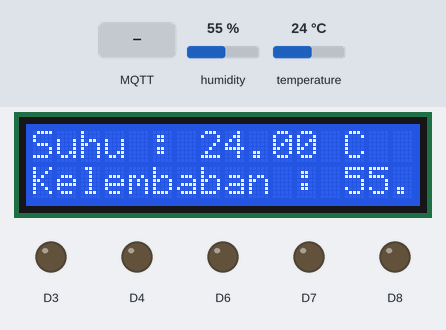
Bench run of a sketch on a simulated ESP8266 (NodeMCU). Shown: 16×2 character LCD, output pins drawn as LEDs (lit = HIGH). The test bench sets the inputs (shaded band); at power-on: temperature 24 °C, humidity 55 %. WiFi joins after 1.5 s; servers stay silent unless stated; no MQTT or app messages arrive unless stated; what the sketch prints to the serial monitor is not drawn.

Above: at 2.3 s.
2.4 s: MQTT message "D3=1" arrives on the first subscribed topic
At 3.9 s:
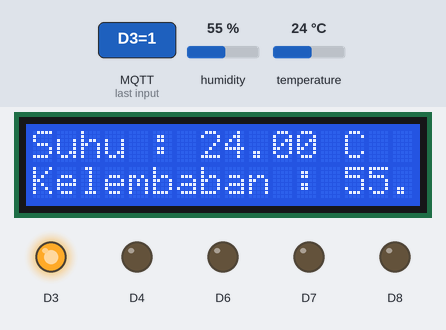
4.2 s: temperature set to 12 °C
At 6.3 s:
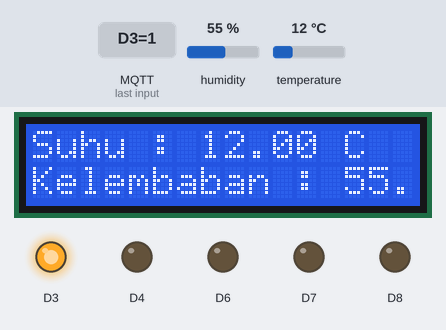
7.5 s: humidity set to 22 %
At 9.3 s:
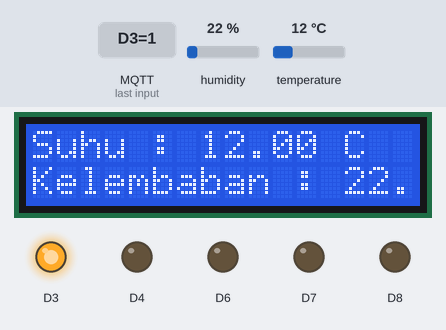
9.6 s: temperature set to 19 °C
At 11.4 s:
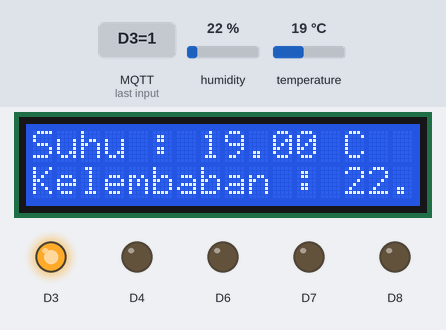
13.8 s: humidity set to 40 %
At 15.5 s:
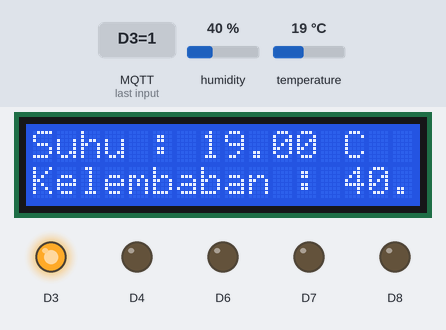
Timing chart, 0 to 17.0 s (numbered marks = the images above; inputs shaded):
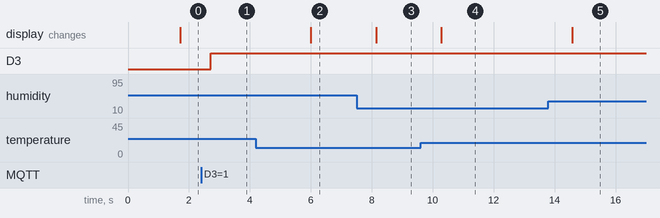

Measured:
- after the input at 2.4 s, D3: LOW → HIGH after 0.31 s
- after the input at 4.2 s, the display: changes after 1.8 s (image 2)
- after the input at 7.5 s, the display: changes after 0.64 s (image 3)
- after the input at 9.6 s, the display: changes after 0.69 s (image 4)
- after the input at 13.8 s, the display: changes after 0.78 s (image 5)

The sketch:

UjianPraktekIOT_RomiIrfanSyah.ino
```cpp
#include <EEPROM.h>
#include <ESP8266WiFi.h>
#include <PubSubClient.h>
#include <Wire.h>
// #include <Adafruit_INA219.h>
#include <stdlib.h>
#include <Wire.h>
#include <LiquidCrystal_I2C.h>
#include "DHT.h"
#define DHTPIN D5
#define DHTTYPE DHT11

DHT dht(DHTPIN, DHTTYPE);
LiquidCrystal_I2C lcd(0x27, 16, 2);

// Connect to the WiFi
const char* ssid = "IOT";
const char* password = "12345678";
const char* mqtt_server = "riset.revolusi-it.com";
const char* user_mqtt="usm";
const char* pass_mqtt="rahasia234";

// const char* mqtt_server = "riset.revolusi-it.com";
const char* topik = "iot/G.231.20.0081";

int stat_D0,stat_D1,stat_D2,stat_D3,stat_D4,stat_D5,stat_D6,stat_D7,stat_D8;

WiFiClient espClient;
PubSubClient client(espClient);
String messages;
String messages2;

void callback(char* topic, byte* payload, unsigned int length) {

 Serial.print("Pesan dari MQTT [");
 Serial.print(topic);
 Serial.print("] ");
 messages="";
 for (int i=0;i<length;i++) { // susun jadi string saja...
  char receivedChar = (char)payload[i];
  messages=messages+(char)payload[i]; // ambil pesannya masukkan dalam string
  }
  // set isi variabel lampu;
  if(messages=="D0=1") { stat_D0=1; }
  if(messages=="D0=0") { stat_D0=0; }
  if(messages=="D1=1") { stat_D1=1; }
  if(messages=="D1=0") { stat_D1=0; }
  if(messages=="D2=1") { stat_D2=1; }
  if(messages=="D2=0") { stat_D2=0; }
  if(messages=="D3=1") { stat_D3=1; }
  if(messages=="D3=0") { stat_D3=0; }
  if(messages=="D4=1") { stat_D4=1; }
  if(messages=="D4=0") { stat_D4=0; }
  if(messages=="D5=1") { stat_D5=1; }
  if(messages=="D5=0") { stat_D5=0; }
  if(messages=="D6=1") { stat_D6=1; }
  if(messages=="D6=0") { stat_D6=0; }
  if(messages=="D7=1") { stat_D7=1; }
  if(messages=="D7=0") { stat_D7=0; }
  if(messages=="D8=1") { stat_D8=1; }
  if(messages=="D8=0") { stat_D8=0; }
  Serial.println(messages);
}


void reconnect() {
 // Loop until we're reconnected
 while (!client.connected()) {
 Serial.print("Menghubungkan diri ke MQTT Server : "+(String)mqtt_server);
 // Attempt to connect
 if (client.connect("G.231.20.0081-Romi",user_mqtt,pass_mqtt)) {
  Serial.println("connected");
  // ... and subscribe to topic
  client.subscribe(topik);
 } else {
  Serial.print("failed, rc=");
  Serial.print(client.state());
  Serial.println(" coba lagi dalam 5 detik...");
  // Wait 5 seconds before retrying
  delay(5000);
  }
 }
}


void cek_suhu_print_lcd()
{

  float h = dht.readHumidity();
  float t = dht.readTemperature();
  lcd.setCursor(0, 0);
  lcd.print("Suhu : " + String(t) + " C");
  lcd.setCursor(0, 1);
  lcd.print("Kelembaban : " + String(h));
  Serial.print("Suhu : " + String(t) + " C");
}

String cek_suhu()
{
  float h = dht.readHumidity();
  float t = dht.readTemperature();
  lcd.setCursor(0, 0);
  lcd.print("Suhu : " + String(t) + " C");
  lcd.setCursor(0, 1);
  lcd.print("Kelembaban:" + String(h));
  return String(t)+","+String(h);
}

void eksekusi_pin()
{
// gunakan variabel global stat_D0 s/d stat_D8
digitalWrite(D0,stat_D0);
digitalWrite(D1,stat_D1);
digitalWrite(D2,stat_D2);
digitalWrite(D3,stat_D3);
digitalWrite(D4,stat_D4);
digitalWrite(D5,stat_D5);
digitalWrite(D6,stat_D6);
digitalWrite(D7,stat_D7);
digitalWrite(D8,stat_D8);
}

String jsonStatus()
{
  String messagesStatus;
  messagesStatus=  "{D0:"+(String)stat_D0+
                   ",D1:"+(String)stat_D1+
                   ",D2:"+(String)stat_D2+
                   ",D3:"+(String)stat_D3+
                   ",D4:"+(String)stat_D4+
                   ",D5:"+(String)stat_D5+
                   ",D6:"+(String)stat_D6+
                   ",D7:"+(String)stat_D7+
                   ",D8:"+(String)stat_D8+
                   "}";

  return messagesStatus;
}

void konek_wifi()
{
WiFi.begin(ssid, password);
  while (WiFi.status() != WL_CONNECTED) {
    delay(500);
    Serial.print(".");
  }
  Serial.println("");
  Serial.println("WiFi connected");
}

 // ------------------------------- begin --------------------------------------- //
void setup()
{
 Serial.begin(9600);

 client.setServer(mqtt_server, 1883);
 client.setCallback(callback);
 // setting pin nya
 pinMode(D3, OUTPUT); pinMode(D4, OUTPUT); pinMode(D5, OUTPUT);  pinMode(D6, OUTPUT); pinMode(D7, OUTPUT);  pinMode(D8, OUTPUT);

Wire.begin();  // aktivasi D1, D2 sebagai i2c
  lcd.begin(16, 2);

  lcd.backlight();
  dht.begin();
}

void loop()
{

 if(WiFi.status() != WL_CONNECTED) { konek_wifi(); } // jika tidak konek wifi maka di reconnect
 if (!client.connected()) { reconnect(); } // reconnect apabila belum konek

 client.loop();
 eksekusi_pin();
 messages2=cek_suhu();
 cek_suhu_print_lcd();
 // Serial.println(messages2);
 // perhatikan cara ngirim variabel string lewat client.publish ini gak bisa langsung...
 char attributes[100];
 messages2.toCharArray(attributes, 100);
 // cek_suhu_print_lcd();
// if(messages=="kirim_status") { client.publish(topik,attributes,true); }
client.publish(topik,attributes,true);
delay(1000);

}
```
